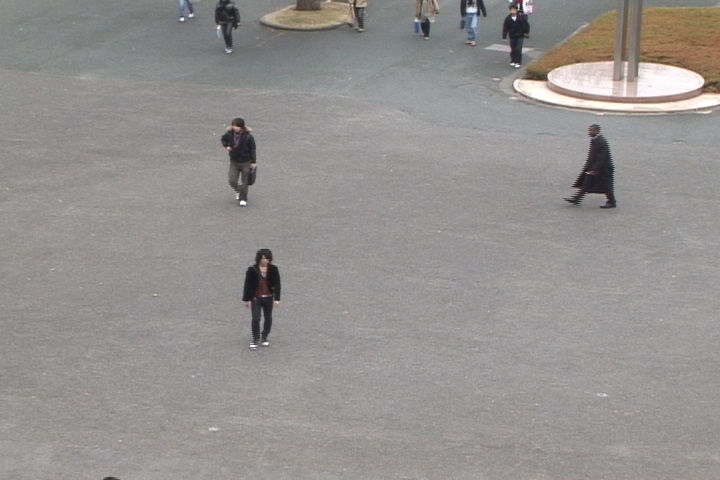
#> input picture data/task_pedestrian_detection/data/1.jpg, 720 x 480 px
$ python -i seam_carving_from_scratch.py   (imports and definitions only)   (older library calls are emulated)
#> lines starting #> are read from the running program, lines starting #| are printed output that depends on the picture
#> (key Esc is pressed here)
#> further down, picture is the input picture: shape (480, 720, 3); mean B, G, R 143.8, 145.8, 148.3
import cv2
import numpy as np

def compute_energy_map(img):
    """Sobelフィルタを用いて画像のエネルギーマップ（輪郭の強さ）を計算"""
    gray = cv2.cvtColor(img, cv2.COLOR_BGR2GRAY)
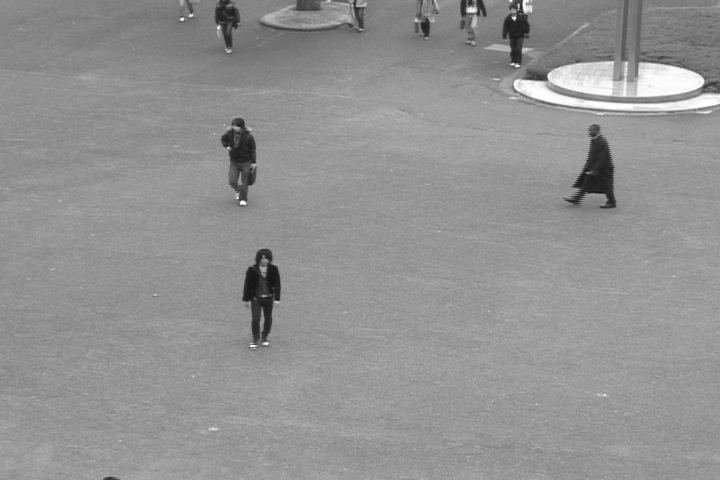
#> gray: shape (480, 720); min 20, max 255, mean 146.4
    sobel_x = cv2.Sobel(gray, cv2.CV_64F, 1, 0, ksize=3)
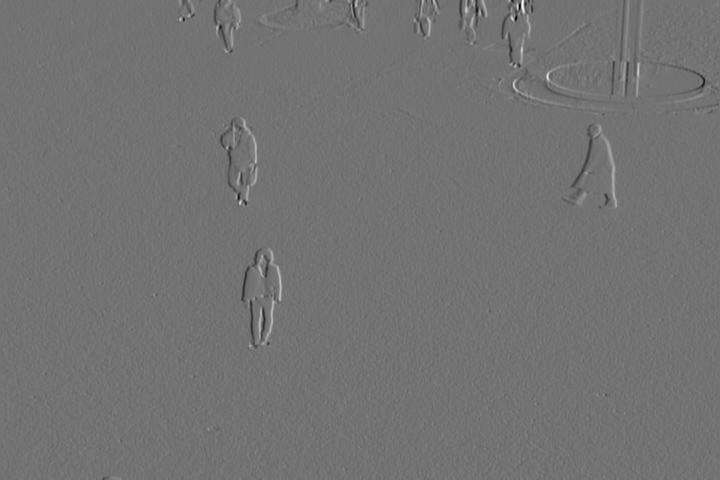
#> sobel_x: shape (480, 720) float64; min -631, max 765, mean 0; drawn with min black and max white
    sobel_y = cv2.Sobel(gray, cv2.CV_64F, 0, 1, ksize=3)
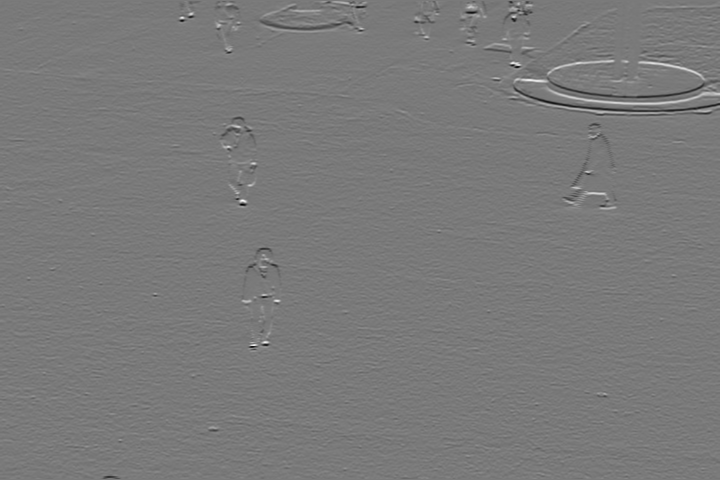
#> sobel_y: shape (480, 720) float64; min -664, max 723, mean 0.4; drawn with min black and max white
    energy_map = np.abs(sobel_x) + np.abs(sobel_y)
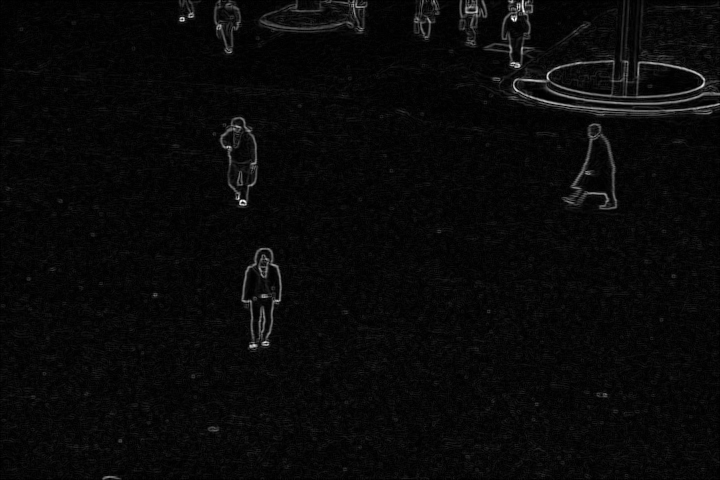
#> energy_map: shape (480, 720) float64; min 0, max 934, mean 34.8; drawn with min black and max white
    return energy_map

def find_vertical_seam(energy_map):
    """動的計画法(DP)で上から下までの最小エネルギー経路(シーム)を探索"""
    h, w = energy_map.shape
    dp = energy_map.copy()
    backtrack = np.zeros_like(dp, dtype=int)

    for i in range(1, h):
        for j in range(w):
            # 左上、真上、右上の3方向から最小の累積エネルギーを選択
            idx_min = j if j == 0 else j - 1 + np.argmin(dp[i-1, max(0, j-1):min(w, j+2)])
            if j > 0 and idx_min == j - 1:
                actual_idx = j - 1
            elif j < w - 1 and idx_min == j + 1:
                actual_idx = j + 1
            else:
                actual_idx = j

            dp[i, j] += dp[i-1, actual_idx]
            backtrack[i, j] = actual_idx

    # 最下層の最小値から上に向かってバックトラック
    seam = []
    j = np.argmin(dp[-1])
    seam.append(j)
    for i in range(h - 1, 0, -1):
        j = backtrack[i, j]
        seam.append(j)

    return seam[::-1]

def remove_vertical_seam(img, seam):
    """検出したシーム(1ピクセル幅)を画像から削除"""
    h, w, c = img.shape
    output = np.zeros((h, w - 1, c), dtype=img.dtype)
    for i in range(h):
        j = seam[i]
        # シームの左右を結合して1ピクセル縮小
        output[i, :, 0] = np.delete(img[i, :, 0], j)
        output[i, :, 1] = np.delete(img[i, :, 1], j)
        output[i, :, 2] = np.delete(img[i, :, 2], j)
    return output

# --- メイン処理 ---

import os, sys

scale_w = 0.8
scale_h = 1.0

argv = sys.argv
argc = len(argv)

# [22 lines not run here, left out]
# [1 line that did not run here, left out]

# [1 line that did not run here, left out]
# [1 line that did not run here, left out]

# [1 line that did not run here, left out]

# [1 line that did not run here, left out]
# [6 lines not run here, left out]

# [1 line that did not run here, left out]
# [13 lines not run here, left out]

key = cv2.waitKey(0)
# [11 lines not run here, left out]

>>> import cv2
>>> picture = cv2.imread('../../task_pedestrian_detection/data/1.jpg')
>>> result = compute_energy_map(picture)
